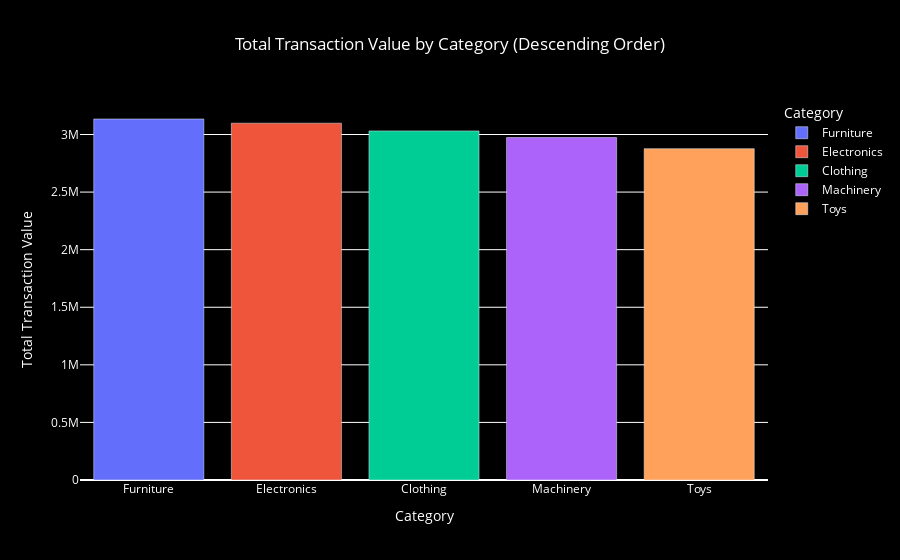

Notebook code cell kept with this figure:
### Code cell
# Import necessary libraries
import pandas as pd
import plotly.express as px


# Filter for both Import and Export data
data_filtered = sdset[sdset['Import_Export'].isin(['Import', 'Export'])]

# Group by Category and sum the import/export values as transaction value
category_totals = data_filtered.groupby('Category').agg({'Value': 'sum'}).reset_index()

# Rename the 'Value' column to 'Transaction Value'
category_totals.rename(columns={'Value': 'Transaction Value'}, inplace=True)

# Sort the data by Transaction Value in descending order
category_totals = category_totals.sort_values(by='Transaction Value', ascending=False)

# Identify the category with the highest transaction value
highest_transaction = category_totals.loc[category_totals['Transaction Value'].idxmax()]

# Print the category with the highest transaction value
print(f"Category with the highest transaction value: {highest_transaction['Category']} - Value: {highest_transaction['Transaction Value']}")

# Create a bar plot showing the total transaction value by category with different colors
fig = px.bar(category_totals, 
             x='Category', 
             y='Transaction Value', 
             title='Total Transaction Value by Category (Descending Order)',
             labels={'Transaction Value': 'Total Transaction Value', 'Category': 'Category'},
             color='Category',  # Use 'Category' for color differentiation
             color_discrete_sequence=px.colors.qualitative.Plotly)  # You can choose any color sequence here

# Update layout for better visibility with black background and white font
fig.update_layout(
    xaxis_title='Category',
    yaxis_title='Total Transaction Value',
    title_x=0.5,  # Center the title
    height=600,   # Adjust height for better visibility
    plot_bgcolor='black',  # Set plot background to black
    paper_bgcolor='black',  # Set outer chart background to black
    font_color='white'      # Set font color to white for readability
)

# Display the bar plot
fig.show()

### Figure 1 — Plotly figure (JSON) as saved in the notebook; plotly's stock layout.template omitted (floating-point values rounded to 4 significant figures)
{"data": [{"alignmentgroup": "True", "hovertemplate": "Category=%{x}<br>Total Transaction Value=%{y}<extra></extra>", "legendgroup": "Furniture", "marker": {"color": "#636EFA", "pattern": {"shape": ""}}, "name": "Furniture", "offsetgroup": "Furniture", "orientation": "v", "showlegend": true, "textposition": "auto", "type": "bar", "x": ["Furniture"], "xaxis": "x", "y": [3135000.0], "yaxis": "y"}, {"alignmentgroup": "True", "hovertemplate": "Category=%{x}<br>Total Transaction Value=%{y}<extra></extra>", "legendgroup": "Electronics", "marker": {"color": "#EF553B", "pattern": {"shape": ""}}, "name": "Electronics", "offsetgroup": "Electronics", "orientation": "v", "showlegend": true, "textposition": "auto", "type": "bar", "x": ["Electronics"], "xaxis": "x", "y": [3098000.0], "yaxis": "y"}, {"alignmentgroup": "True", "hovertemplate": "Category=%{x}<br>Total Transaction Value=%{y}<extra></extra>", "legendgroup": "Clothing", "marker": {"color": "#00CC96", "pattern": {"shape": ""}}, "name": "Clothing", "offsetgroup": "Clothing", "orientation": "v", "showlegend": true, "textposition": "auto", "type": "bar", "x": ["Clothing"], "xaxis": "x", "y": [3031000.0], "yaxis": "y"}, {"alignmentgroup": "True", "hovertemplate": "Category=%{x}<br>Total Transaction Value=%{y}<extra></extra>", "legendgroup": "Machinery", "marker": {"color": "#AB63FA", "pattern": {"shape": ""}}, "name": "Machinery", "offsetgroup": "Machinery", "orientation": "v", "showlegend": true, "textposition": "auto", "type": "bar", "x": ["Machinery"], "xaxis": "x", "y": [2974000.0], "yaxis": "y"}, {"alignmentgroup": "True", "hovertemplate": "Category=%{x}<br>Total Transaction Value=%{y}<extra></extra>", "legendgroup": "Toys", "marker": {"color": "#FFA15A", "pattern": {"shape": ""}}, "name": "Toys", "offsetgroup": "Toys", "orientation": "v", "showlegend": true, "textposition": "auto", "type": "bar", "x": ["Toys"], "xaxis": "x", "y": [2877000.0], "yaxis": "y"}], "layout": {"autosize": true, "barmode": "relative", "font": {"color": "white"}, "legend": {"title": {"text": "Category"}, "tracegroupgap": 0}, "paper_bgcolor": "black", "plot_bgcolor": "black", "title": {"text": "Total Transaction Value by Category (Descending Order)", "x": 0.5}, "xaxis": {"anchor": "y", "autorange": true, "categoryarray": ["Furniture", "Electronics", "Clothing", "Machinery", "Toys"], "categoryorder": "array", "domain": [0, 1], "range": [-0.5, 4.5], "title": {"text": "Category"}, "type": "category"}, "yaxis": {"anchor": "x", "autorange": true, "domain": [0, 1], "range": [0, 3300000.0], "title": {"text": "Total Transaction Value"}, "type": "linear"}}}
